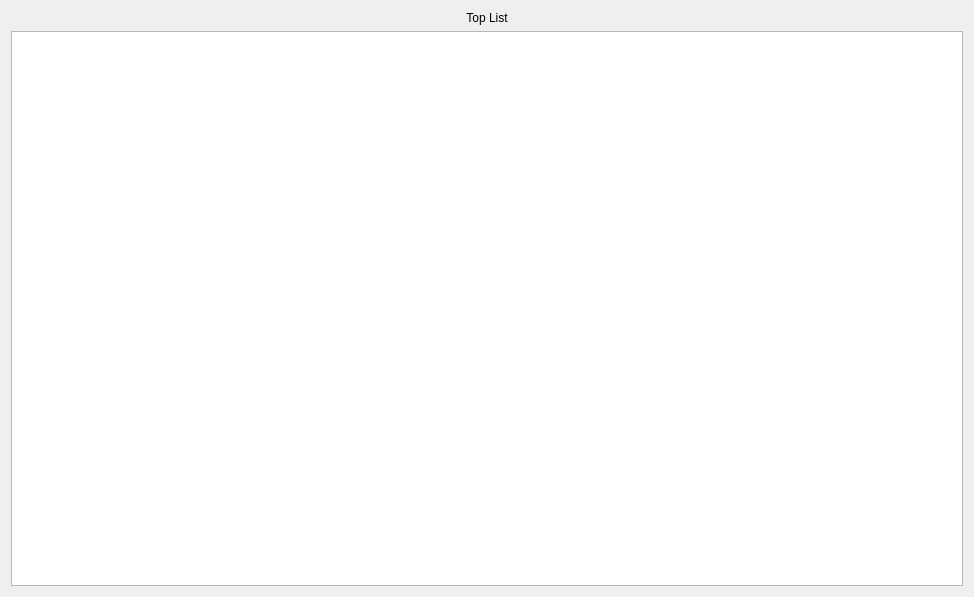
<?xml version="1.0" encoding="UTF-8"?>
<ui version="4.0">
 <class>TopDialog</class>
 <widget class="QDialog" name="TopDialog">
  <property name="geometry">
   <rect>
    <x>0</x>
    <y>0</y>
    <width>974</width>
    <height>597</height>
   </rect>
  </property>
  <property name="windowTitle">
   <string>Dialog</string>
  </property>
  <property name="styleSheet">
   <string notr="true">background-color:1E1E1E</string>
  </property>
  <layout class="QVBoxLayout" name="verticalLayout_2">
   <item>
    <layout class="QVBoxLayout" name="verticalLayout">
     <item>
      <widget class="QLabel" name="label">
       <property name="styleSheet">
        <string notr="true"/>
       </property>
       <property name="text">
        <string>Top List</string>
       </property>
       <property name="alignment">
        <set>Qt::AlignCenter</set>
       </property>
      </widget>
     </item>
     <item>
      <widget class="QListWidget" name="listWidget">
       <property name="minimumSize">
        <size>
         <width>0</width>
         <height>0</height>
        </size>
       </property>
       <property name="maximumSize">
        <size>
         <width>16777215</width>
         <height>16777215</height>
        </size>
       </property>
       <property name="sizeIncrement">
        <size>
         <width>0</width>
         <height>0</height>
        </size>
       </property>
       <property name="flow">
        <enum>QListView::LeftToRight</enum>
       </property>
      </widget>
     </item>
    </layout>
   </item>
  </layout>
 </widget>
 <resources/>
 <connections/>
</ui>
